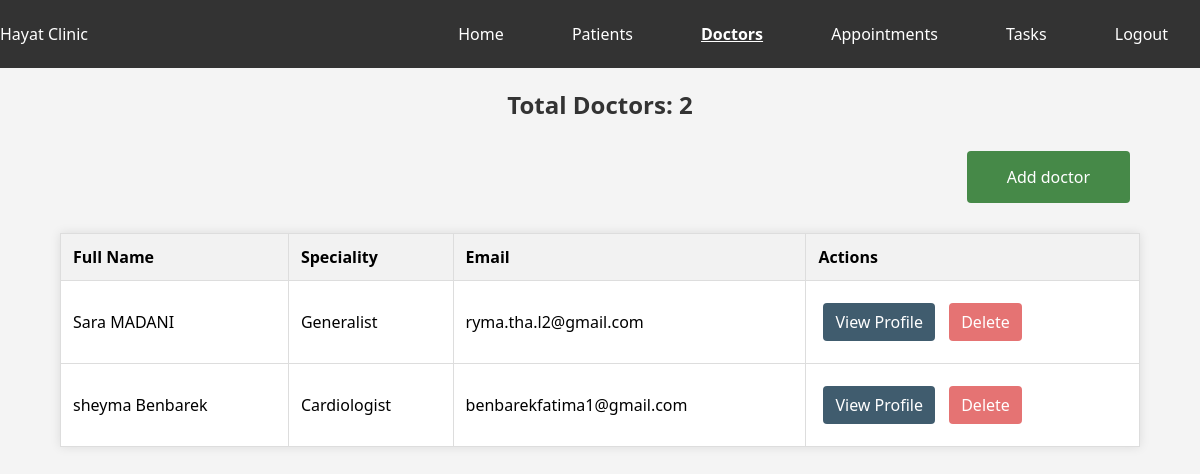
/project/admin/doctors/ (signed in), run on the app's committed database.
### Project/models.py (models this page shows, shortened)
class Doctor(models.Model):
    did = models.AutoField(primary_key=True)
    user = models.OneToOneField(User, on_delete=models.CASCADE)
    SPECIALITY_CHOICES = [
        ("GENERALIST", "Generalist"),
        ("CARDIO", "Cardiologist"),
        ("DERM", "Dermatologist"),
        ("NEURO", "Neurologist"),
        ("ORTHO", "Orthopedic Surgeon"),
        ("ENT", "Otolaryngologist (ENT Specialist)"),
        ("PEDI", "Pediatrician"),
        ("PSYCH", "Psychiatrist"),
    ]
    phone_number = models.CharField(max_length=15, null=False, blank=False)
    address = models.TextField(null=False, blank=False)
    date_recruitment = models.DateField(null=False, blank=False)
    speciality = models.CharField(max_length=10, choices=SPECIALITY_CHOICES, null=False, blank=False)

### Project/views.py (the view)
# urls.py: path('admin/doctors/', views.admin_doctors, name='admin_doctors'),
@staff_member_required
@login_required
def admin_doctors(request):
    doctors = Doctor.objects.all()
    total_doctors = doctors.count()
    context = {'doctors': doctors, 'total_doctors': total_doctors}
    return render(request, 'admin_doctors.html', context)

### Project/templates/admin_doctors.html (shortened to what this page needs)
<!DOCTYPE html>
<html lang="en">
  <head>
  </head>
  <body>
    <nav>
      <span>Hayat Clinic</span>
      <div>
        <a href="{% url 'admin_home' %}">Home</a>
        <a href="{% url 'admin_patients' %}">Patients</a>
        <a
          href="{% url 'admin_doctors' %}"
          style="text-decoration: underline; font-weight: bold"
          >Doctors</a
        >
        <a href="{% url 'admin_appointments' %}">Appointments</a>
        <a href="{% url 'admin_tasks' %}">Tasks</a>
        <a class="logout" href="{% url 'logout' %}">Logout</a>
      </div>
    </nav>
    <h2>Total Doctors: {{ total_doctors }}</h2>
    <a href="{% url 'sign_up_doctor' %}" class="add-doctor">Add doctor</a>
    <table>
      <thead>
        <tr>
          <th>Full Name</th>
          <th>Speciality</th>
          <th>Email</th>
          <th>Actions</th>
        </tr>
      </thead>
      <tbody>
        {% for doctor in doctors %}
        <tr>
          <td>{{ doctor.user.get_full_name }}</td>
          <td>{{ doctor.get_speciality_display }}</td>
          <td>{{ doctor.user.email }}</td>
          <td>
            <a
              href="{% url 'doctor_profile_admin' doctor.user.id %}"
              class="view-profile"
              >View Profile</a
            >
            <a href="{% url 'delete_doctor' doctor.did %}" class="delete-doctor"
              >Delete</a
            >
          </td>
        </tr>
        {% endfor %}
      </tbody>
    </table>
  </body>
</html>

### Project/templates/admin_doctors.html (style rules this page uses)
body { font-family: "Segoe UI", Tahoma, Geneva, Verdana, sans-serif; background-color: #f4f4f4; margin: 0; padding: 0; display: flex; flex-direction: column; align-items: center; }
nav { background-color: #333; color: white; padding: 10px; display: flex; justify-content: space-between; align-items: center; width: 100%; top: 0; left: 0; }
nav a { color: white; text-decoration: none; margin: 5px 20px; }
h2 { color: #333; }
table { width: 90%; border-collapse: collapse; margin-top: 20px; background-color: #fff; box-shadow: 0 0 10px rgba(0, 0, 0, 0.1); }
th, td { border: 1px solid #ddd; padding: 12px; text-align: left; }
th { background-color: #f2f2f2; }
a { display: inline-block; padding: 8px 12px; margin: 10px 5px; text-align: center; text-decoration: none; border-radius: 4px; }
a.view-profile { background-color: #405c6e; color: white; }
a.delete-doctor { background-color: #e57373; color: white; }
a.add-doctor { background-color: #468948; color: white; padding: 15px 40px; margin-left: auto; margin-right: 70px; }

### data on the page
Doctor: user.get_full_name "Sara MADANI", speciality "Generalist", user.email "ryma.tha.l2@gmail.com"
Doctor: user.get_full_name "sheyma Benbarek", speciality "Cardiologist", user.email "benbarekfatima1@gmail.com"

### other printed values
{{ total_doctors }} "2"
